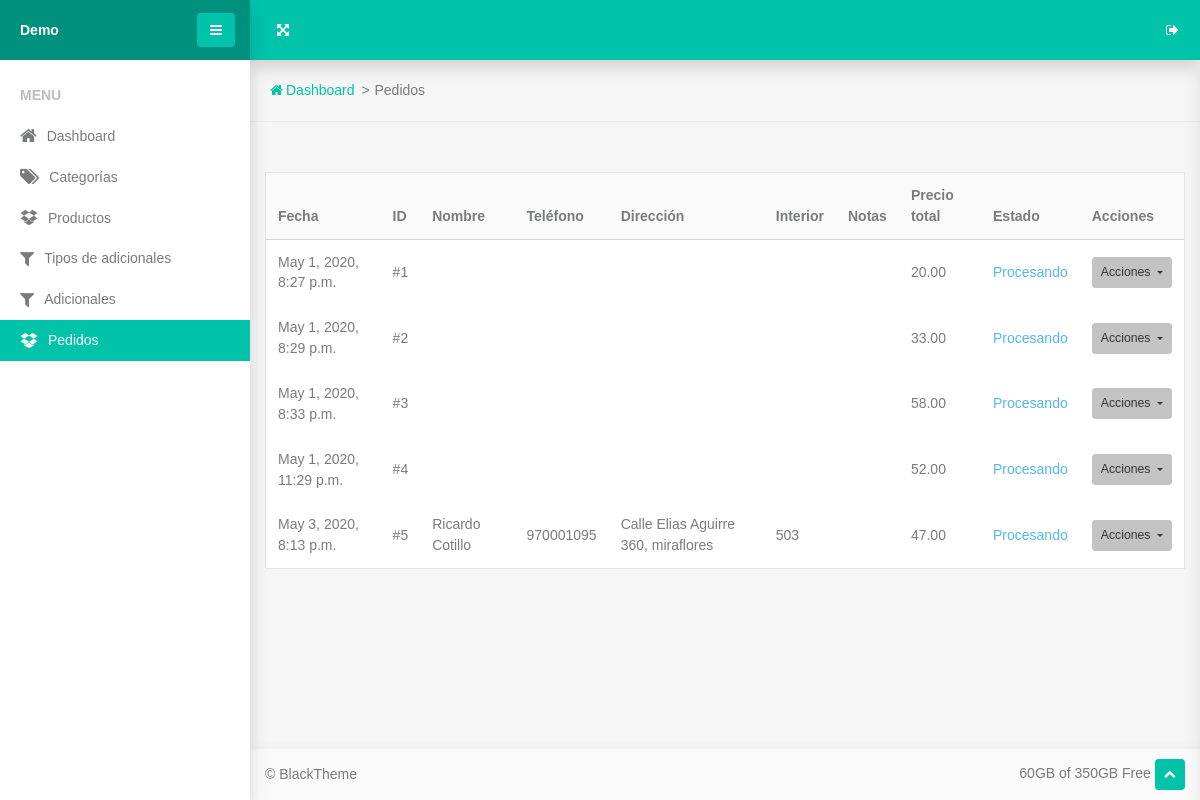
Before: /orders/ with the older database file.
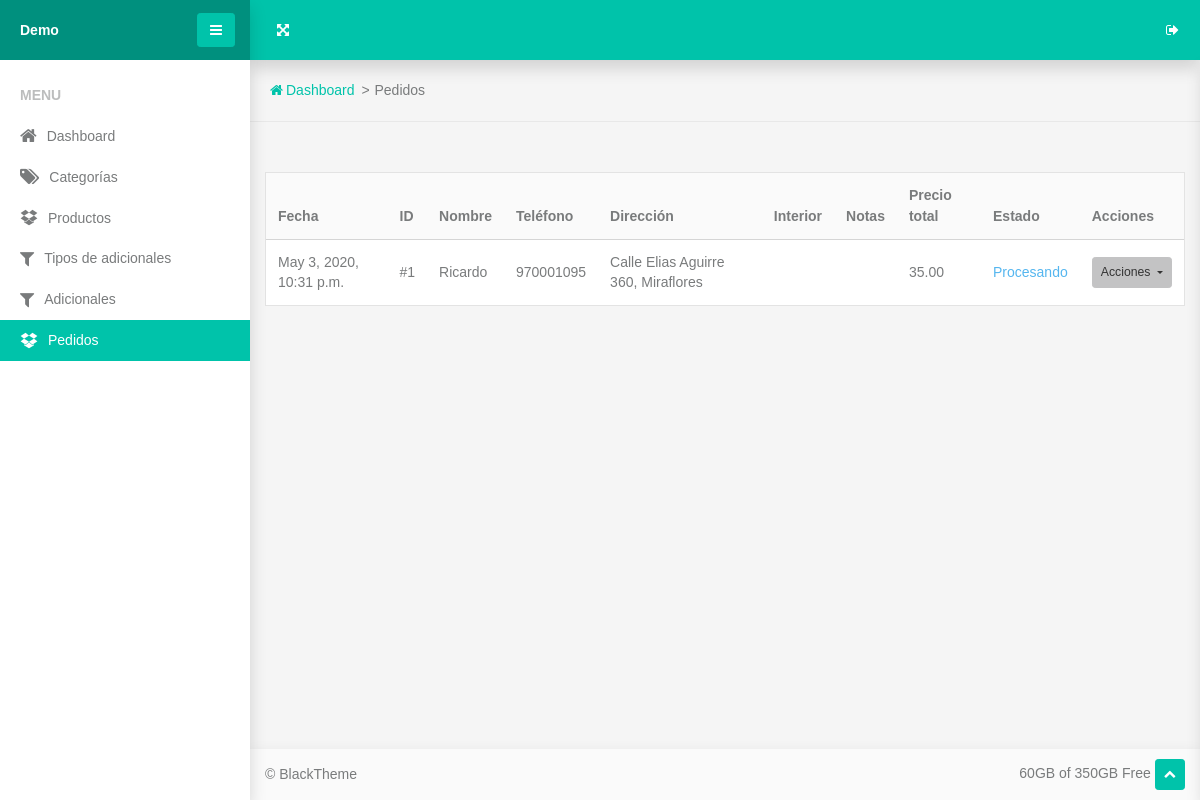
After: the same page with the newer database file.
### www/order/models.py (models this page shows, shortened)
class Order(models.Model):
    states = [('pr', 'Procesando'), ('co', 'Completado'), ('ca', 'Cancelado')]
    date = models.DateTimeField(auto_now_add=True)
    state = models.CharField(max_length=2, choices=states, default='pr')
    name = models.CharField(max_length=100)
    phone = models.CharField(max_length=20)
    address = models.CharField(max_length=100)
    interior = models.CharField(max_length=10, blank=True, null=True)
    notes = models.TextField(max_length=300, blank=True, null=True)
    total = models.DecimalField(decimal_places=2, max_digits=7)

### www/views.py (the view)
# urls.py: path('orders/', views.orders, name='orders'),
def orders(req):
    orders = models.Order.objects.all()
    context = {
        'orders': orders
    }
    return render(req, 'www/orders/orders.html', context)

### www/templates/www/orders/orders.html (shortened to what this page needs)
{% extends "base.html" %} {% load static %} {% load tz %} {% block content %}
<section class="topbar">
  <ul class="breadcrumbs">
    <li class="breadcrumbs-item">
      <a class="breadcrumbs-link" href="{% url 'home' %}"
        ><span class="breadcrumbs-icon fa-home"></span><span>Dashboard</span></a
      >
    </li>
    <li class="breadcrumbs-item">Pedidos</li>
  </ul>
</section>
{% get_current_timezone as TIME_ZONE %}
<section class="section-sm">
  <div class="container-fluid">
    <div class="panel panel-nav">
      <div class="panel-body p-0">
        <div class="table-responsive">
          <table class="table table-borderless table-vertical-align">
            <thead>
              <tr class="border-bottom bg-lighter">
                <th>Fecha</th>
                <th>ID</th>
                <th>Nombre</th>
                <th>Teléfono</th>
                <th>Dirección</th>
                <th>Interior</th>
                <th>Notas</th>
                <th>Precio total</th>
                <th>Estado</th>
                <th>Acciones</th>
              </tr>
            </thead>
            <tbody>
            {% for order in orders %}
              <tr>
                {% timezone 'America/Lima' %}
                <td>{{order.date}}</td>
                {% endtimezone %}
                <td>#{{order.id}}</td>
                <td>{{order.name}}</td>
                <td>{{order.phone}}</td>
                <td>{{order.address}}</td>
                <td>{% if order.interior %}{{order.interior}}{% endif %}</td>
                <td>{% if order.notes %}{{order.notes}}{% endif %}</td>
                <td>{{order.total}}</td>
                {% if order.state == 'pr' %}
                  <td class="text-info">Procesando</td>
                {% elif order.state == 'co' %}
                  <td class="text-success">Completado</td>
                {% else %}
                  <td class="text-danger">Cancelado</td>
                {% endif %}
                <td>
                  <div class="dropdown">
                    <button class="btn dropdown-toggle btn-light btn-sm" data-toggle="dropdown">
                      <span>Acciones</span>
                    </button>
                  </div>
                </td>
              </tr>
            {% endfor %}
            </tbody>
          </table>
        </div>
      </div>
    </div>
  </div>
</section>
{% endblock content %}

### www/templates/base.html (shortened to what this page needs)
{% load static %}
<!DOCTYPE html>
<html class="rd-navbar-sidebar-active page-small-footer" lang="en">
<head>
    <link rel="stylesheet" href="{% static 'www/components/base/base.css' %}">
  </head>
<body>
    <div class="page">
      <header class="section page-header">
        <div class="rd-navbar-wrap">
          <nav class="rd-navbar">
            <div class="rd-navbar-panel">
              <div class="rd-navbar-panel-cell rd-navbar-panel-cell-fullscreen">
                <button class="btn btn-navbar-panel" data-fullscreen="html"><span class="fa-arrows-alt"></span></button>
              </div>
              <div class="rd-navbar-panel-cell">
                <form method="post" action="{% url 'login' %}">
                  <button class="btn btn-navbar-panel"><span class="fas fa-sign-out"></span></button>
                </form>
              </div>
            </div>
            <div class="rd-navbar-sidebar scroller scroller-vertical">
              <div class="rd-navbar-sidebar-panel">
                <div>
                  <div class="group-15">
                    <div class="rd-navbar-brand"><a class="desktop-brand" href="{% url 'home' %}"><b class="text-white">Demo</b></a></div>
                  </div>
                </div>
                <button class="btn btn-primary rd-navbar-sidebar-toggle" data-navigation-switch="data-navigation-switch"><span class="fa-bars"></span></button>
              </div>
              <ul class="rd-navbar-nav">
                <li class="rd-navbar-nav-item">
                  <div class="rd-navbar-title"><span class="rd-navbar-title-icon"></span><span class="rd-navbar-title-text">Menu</span></div>
                </li>
                <li class="rd-navbar-nav-item {% if request.resolver_match.url_name == 'home' %}active{% endif %}"><a class="rd-navbar-link" href="{% url 'home' %}"><span class="rd-navbar-icon fa-home"></span><span class="rd-navbar-link-text">Dashboard</span></a>
                </li>
                <li class="rd-navbar-nav-item {% if request.resolver_match.url_name == 'categories' %}active{% endif %}"><a class="rd-navbar-link" href="{% url 'categories' %}"><span class="rd-navbar-icon fa-tags"></span><span class="rd-navbar-link-text">Categorías</span></a>
                </li>
                <li class="rd-navbar-nav-item {% if request.resolver_match.url_name == 'products' %}active{% endif %}"><a class="rd-navbar-link" href="{% url 'products' %}"><span class="rd-navbar-icon fa-dropbox"></span><span class="rd-navbar-link-text">Productos</span></a>
                </li>
                <li class="rd-navbar-nav-item {% if request.resolver_match.url_name == 'extra_types' %}active{% endif %}"><a class="rd-navbar-link" href="{% url 'extra-types' %}"><span class="rd-navbar-icon fa-filter"></span><span class="rd-navbar-link-text">Tipos de adicionales</span></a>
                </li>
                <li class="rd-navbar-nav-item {% if request.resolver_match.url_name == 'extras' %}active{% endif %}"><a class="rd-navbar-link" href="{% url 'extras' %}"><span class="rd-navbar-icon fa-filter"></span><span class="rd-navbar-link-text">Adicionales</span></a>
                </li>
                <li class="rd-navbar-nav-item {% if request.resolver_match.url_name == 'orders' %}active{% endif %}"><a class="rd-navbar-link" href="{% url 'orders' %}"><span class="rd-navbar-icon fa-dropbox"></span><span class="rd-navbar-link-text">Pedidos</span></a>
                </li>
              </ul>
            </div>
          </nav>
        </div>
      </header>
    {% block content %}{% endblock %}
    <footer class="footer footer-small">
        <div class="d-flex justify-content-between align-items-center group-10">
          <div>© BlackTheme</div>
          <div><span>60GB of 350GB Free</span>
            <button class="to-top btn btn-sm btn-primary"><span class="fa-chevron-up"></span></button>
          </div>
        </div>
      </footer>
    </div>
  </body>
</html>
</body>
</html>

### www/static/www/components/breadcrumbs/breadcrumbs.css (style rules this page uses)
.breadcrumbs { display: flex; flex-wrap: wrap; padding: 0 1.25rem; list-style: none; }
.breadcrumbs-item { flex-shrink: 0; }
.breadcrumbs-item:not(:first-child) { position: relative; padding-left: 20px; }
.breadcrumbs-item:not(:first-child)::before { content: '>'; position: absolute; left: 0.4375rem; }
.breadcrumbs-icon { margin-right: 0.1875rem; }

### www/static/www/components/panel/panel.css (style rules this page uses)
.panel { position: relative; display: flex; flex-direction: column; min-width: 0; word-wrap: break-word; background-color: #fff; background-clip: border-box; }
.panel-body { flex: 1 1 auto; padding: 1.25rem; border: 1px solid #e3e3e3; }
@media (min-width: 1200px) { .panel-body, .panel-menu, .panel-footer { padding: 1.125rem; } }

### www/static/www/components/section/section.css (style rules this page uses)
.section-sm, .section-md, .section-lg { padding: 50px 0; }

### www/static/www/components/dropdown/dropdown.css (style rules this page uses)
.dropup, .dropright, .dropdown, .dropleft { position: relative; }
.dropdown-toggle { white-space: nowrap; }
.dropdown-toggle::after { display: inline-block; margin-left: 0.255em; vertical-align: middle; content: ""; border-top: 0.3em solid; border-right: 0.3em solid transparent; border-bottom: 0; border-left: 0.3em solid transparent; }
.dropdown { display: inline-block; }
.dropdown-toggle:after { height: 0.3em; }

### www/static/www/components/button/button.css (style rules this page uses)
.btn { display: inline-block; font-weight: 400; color: #797b7c; text-align: center; vertical-align: middle; user-select: none; background-color: transparent; border: 1px solid transparent; padding: 0.375rem 0.75rem; font-size: 0.875rem; line-height: 1.49; border-radius: 0.2rem; transition: color 0.15s ease-in-out, background-color 0.15s ease-in-out, border-color 0.15s ease-in-out, box-shadow 0.15s ease-in-out; }
.btn-primary { color: #fff; background-color: #00c3aa; border-color: #00c3aa; box-shadow: 0 0 0 transparent; }
.btn-light { color: #333333; background-color: #c3c3c4; border-color: #c3c3c4; box-shadow: 0 0 0 transparent; }
.btn-sm, .btn-group-sm > .btn { padding: 0.25rem 0.5rem; font-size: 0.76563rem; line-height: 1.7; border-radius: 0.2rem; }
.btn { transition: .2s; }
.rd-navbar-fixed .rd-navbar-panel .btn-navbar-panel { cursor: pointer; color: #fff; }

### www/static/www/components/table/table.css (style rules this page uses)
.table { width: 100%; margin-bottom: 1rem; color: #797b7c; }
.table th, .table td { padding: 0.75rem; vertical-align: top; border-top: 1px solid #d5d5d5; }
.table thead th { vertical-align: bottom; border-bottom: 2px solid #d5d5d5; }
.table-borderless th, .table-borderless td, .table-borderless thead th, .table-borderless tbody + tbody { border: 0; }
.table-responsive { display: block; width: 100%; overflow-x: auto; -webkit-overflow-scrolling: touch; }
.table { margin-bottom: 0; }
.table-vertical-align td, .table-vertical-align th { vertical-align: middle; }

### www/static/www/components/topbar/topbar.css (style rules this page uses)
.topbar { position: relative; padding: 20px 0; border-bottom: 1px solid #e8e8e8; }

### www/static/www/components/scroller/scroller.css (style rules this page uses)
.scroller { scrollbar-width: thin; scrollbar-color: black rgba(0, 0, 0, 0.1); }
.scroller.scroller-vertical { overflow-y: auto; overflow-y: overlay; }

### www/static/www/components/footer/footer.css (style rules this page uses)
.footer-small { padding: 0.625rem 0.9375rem; background-color: #fafafa; box-shadow: 0 0.5rem 1rem rgba(0, 0, 0, 0.15); }
@media (min-width: 1200px) { .rd-navbar-fixed-linked .footer-small { position: fixed; bottom: 0; left: 0; right: 0; z-index: 2; transition: .2s ease-in-out; } }
@media (min-width: 1200px) { .rd-navbar-fixed-linked .footer-small { left: 60px; } }
@media (min-width: 1200px) { .rd-navbar-sidebar-active .footer-small { left: 250px; } }

Changed rows visible on the page:
removed Order: date "May 1, 2020, 8:29 p.m.", id "2", total "33.00", state "Procesando"
removed Order: date "May 1, 2020, 8:33 p.m.", id "3", total "58.00", state "Procesando"
removed Order: date "May 1, 2020, 11:29 p.m.", id "4", total "52.00", state "Procesando"
removed Order: date "May 3, 2020, 8:13 p.m.", id "5", name "Ricardo Cotillo", phone "970001095", address "Calle Elias Aguirre 360, miraflores", interior "503", total "47.00", state "Procesando"
changed Order id 1: date "May 1, 2020, 8:27 p.m." → "May 3, 2020, 10:31 p.m."; name (not shown) → "Ricardo"; phone (not shown) → "970001095"; address (not shown) → "Calle Elias Aguirre 360, Miraflores"; total "20.00" → "35.00"
